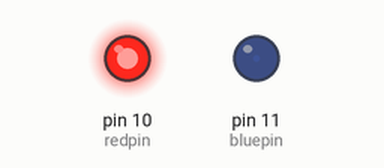
The sketch below on a simulated Arduino Uno, built with avr-gcc and run on an emulated ATmega328P. Shown: output pins drawn as LEDs (lit = HIGH).

Above: at 0.05 s.
At 2.15 s:
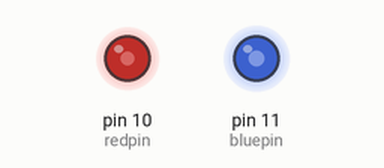
At 3.45 s:
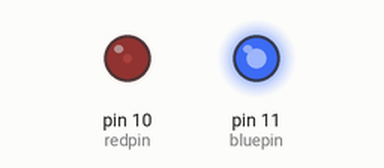
At 6.9 s:
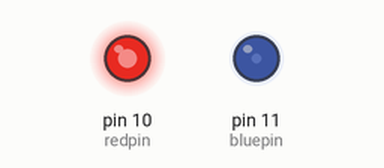
Timing chart, 0 to 10.0 s (numbered marks = the images above):
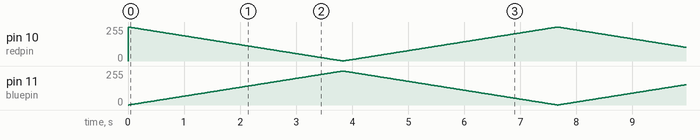

The sketch:

app.ino
```cpp
int redpin = 10;  // select the pin for the red LED
int bluepin = 11; // select the pin for the blueLED
int val;
void setup()
{
    pinMode(redpin, OUTPUT);
    pinMode(bluepin, OUTPUT);
}
void loop()
{
    for (val = 255; val > 0; val--)
    {
        analogWrite(redpin, val);
        analogWrite(bluepin, 255 - val);
        delay(15);
    }
    for (val = 0; val < 255; val++)
    {
        analogWrite(redpin, val);
        analogWrite(bluepin, 255 - val);
        delay(15);
    }
}
```
